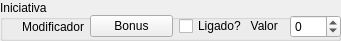
    <widget class="QGroupBox" name="groupBox_7">
     <property name="geometry">
      <rect>
       <x>290</x>
       <y>10</y>
       <width>341</width>
       <height>41</height>
      </rect>
     </property>
     <property name="styleSheet">
      <string notr="true"/>
     </property>
     <property name="title">
      <string>Iniciativa</string>
     </property>
     <widget class="QWidget" name="layoutWidget_3">
      <property name="geometry">
       <rect>
        <x>0</x>
        <y>10</y>
        <width>341</width>
        <height>33</height>
       </rect>
      </property>
      <layout class="QHBoxLayout" name="horizontalLayout_28">
       <item>
        <widget class="QLabel" name="label_22">
         <property name="sizePolicy">
          <sizepolicy hsizetype="Preferred" vsizetype="Preferred">
           <horstretch>0</horstretch>
           <verstretch>0</verstretch>
          </sizepolicy>
         </property>
         <property name="text">
          <string>Modificador</string>
         </property>
         <property name="alignment">
          <set>Qt::AlignRight|Qt::AlignTrailing|Qt::AlignVCenter</set>
         </property>
        </widget>
       </item>
       <item>
        <widget class="QPushButton" name="botao_bonus_iniciativa">
         <property name="toolTip">
          <string>Modificadores de iniciativa.</string>
         </property>
         <property name="text">
          <string>Bonus</string>
         </property>
        </widget>
       </item>
       <item>
        <widget class="QCheckBox" name="checkbox_iniciativa">
         <property name="sizePolicy">
          <sizepolicy hsizetype="Fixed" vsizetype="Fixed">
           <horstretch>0</horstretch>
           <verstretch>0</verstretch>
          </sizepolicy>
         </property>
         <property name="toolTip">
          <string>Se marcado, entidade terá iniciativa</string>
         </property>
         <property name="text">
          <string>Ligado?   Valor</string>
         </property>
        </widget>
       </item>
       <item>
        <widget class="QSpinBox" name="spin_iniciativa">
         <property name="sizePolicy">
          <sizepolicy hsizetype="Fixed" vsizetype="Fixed">
           <horstretch>0</horstretch>
           <verstretch>0</verstretch>
          </sizepolicy>
         </property>
         <property name="toolTip">
          <string>Valor da iniciativa para o combate corrente</string>
         </property>
         <property name="minimum">
          <number>-100</number>
         </property>
         <property name="maximum">
          <number>999</number>
         </property>
        </widget>
       </item>
      </layout>
     </widget>
    </widget>
